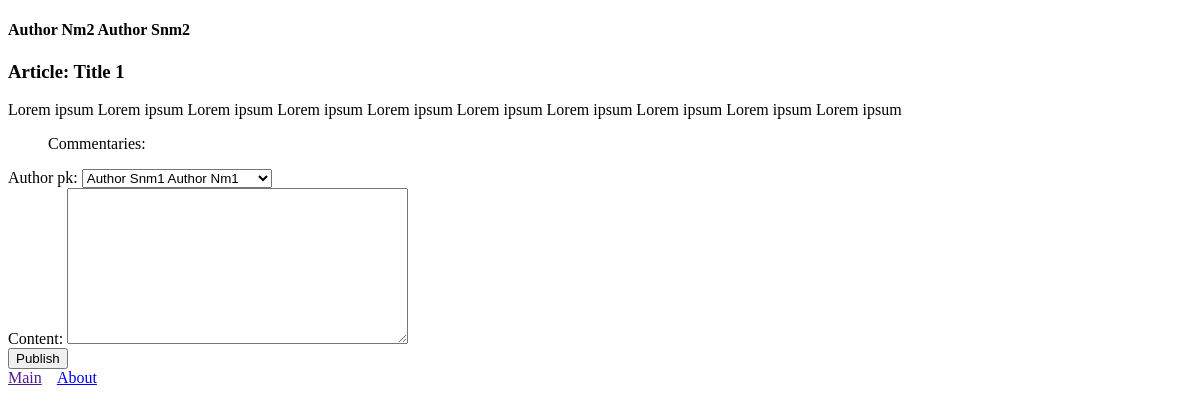
The page /get_article/10/ on the database as committed earlier.
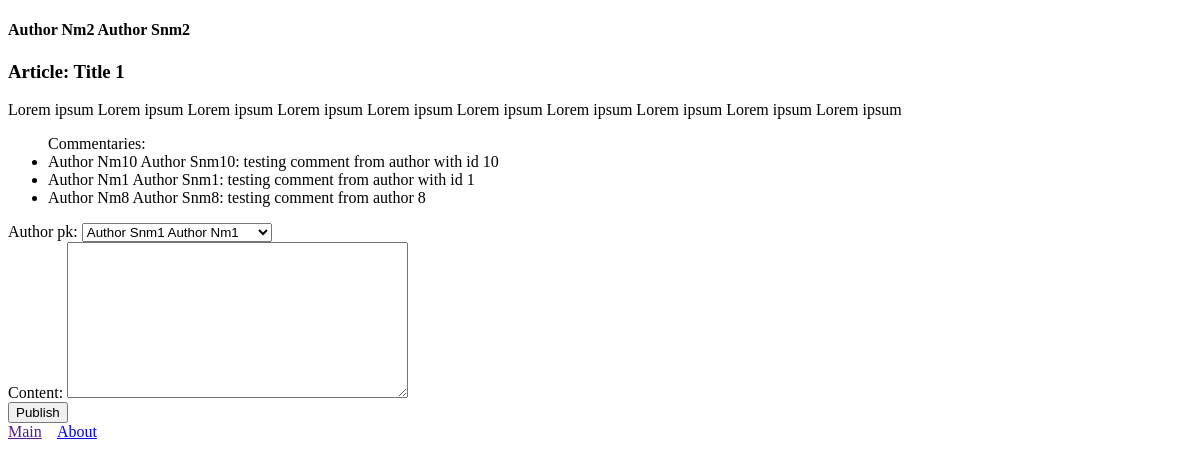
The same page on the database as committed later.
### app001/models.py (models this page shows, shortened)
class Author(models.Model):
    name = models.CharField(max_length=100)
    surname = models.CharField(max_length=100)
    email = models.EmailField(max_length=100)
    biography = models.TextField()
    birthday = models.DateField()

class Article(models.Model):
    title = models.CharField(max_length=200)
    content = models.TextField()
    author: Author = models.ForeignKey(Author, on_delete=models.CASCADE)
    category = models.CharField(max_length=100)
    views = models.IntegerField(default=0)
    publication_date = models.DateField(auto_now=True)
    published = models.BooleanField(default=False)

class Commentary(models.Model):
    author: Author = models.ForeignKey(Author, on_delete=models.CASCADE)
    article: Article = models.ForeignKey(Article, on_delete=models.CASCADE)
    content = models.TextField()
    publication_date = models.DateField(auto_now_add=True)
    alternation_date = models.DateField(auto_now=True)

### app001/views.py (the view, shortened to what this page needs)
# urls.py: path('get_article/<int:article_id>/', views.add_commentary_form_simple, name='add_commentary_form_simple'),
def add_commentary_form_simple(request, article_id):
    article = get_object_or_404(Article, pk=article_id)
    author = get_object_or_404(Author, pk=article.author.pk)
    article.views += 1
    article.save()
    commentaries = Commentary.objects.filter(article=article)
    print(type(commentaries))
    context = {
        'article': article,
        'author': author,
        'commentaries': commentaries,
        'form': AddCommentary(),
        'button': 'Publish',
    }
    return render(request, 'app001/article.html', context)

### app001/forms.py
class AddCommentary(forms.Form):
    authors = [(f'{author.pk}', f'{author.surname} {author.name}')
               for author in Author.objects.all()]
    author_pk = forms.ChoiceField(choices=authors)
    content = forms.CharField(widget=forms.Textarea(attrs={'class': 'form-control'}))

### app001/templates/app001/article.html (shortened to what this page needs)
{% extends 'app001/base.html' %}
{% block content %}
<div>
    <h4>{{ author.name }} {{ author.surname }}</h4>
    <h3>Article: {{ article.title }}</h3>
    {{ article.content }}
    <ul>Commentaries:
        {% for comment in commentaries %}
        <li>{{ comment.author.name }}
            {{ comment.author.surname }}:
            {{ comment.content }}
        </li>
        {% endfor %}
    </ul>
</div>
<div>
    <form action="" method="post">
        {{ form.as_div }}
        <input type="submit" value="{{ button }}">
    </form>
</div>
<footer>
    <a href="">Main</a>&nbsp;&nbsp;&nbsp;
    <a href="about/">About</a>
</footer>
{% endblock %}

### simple_games/templates/app001/base.html (shortened to what this page needs)
<!DOCTYPE html>
<html lang="en">
<head>
</head>
<body>
    {% block content %}{% endblock %}
</body>
</html>

Rows that differ between the two databases and show on the page:
added Commentary: author.name "Author Nm10", author.surname "Author Snm10", content "testing comment from author with id 10"
added Commentary: author.name "Author Nm1", author.surname "Author Snm1", content "testing comment from author with id 1"
added Commentary: author.name "Author Nm8", author.surname "Author Snm8", content "testing comment from author 8"
